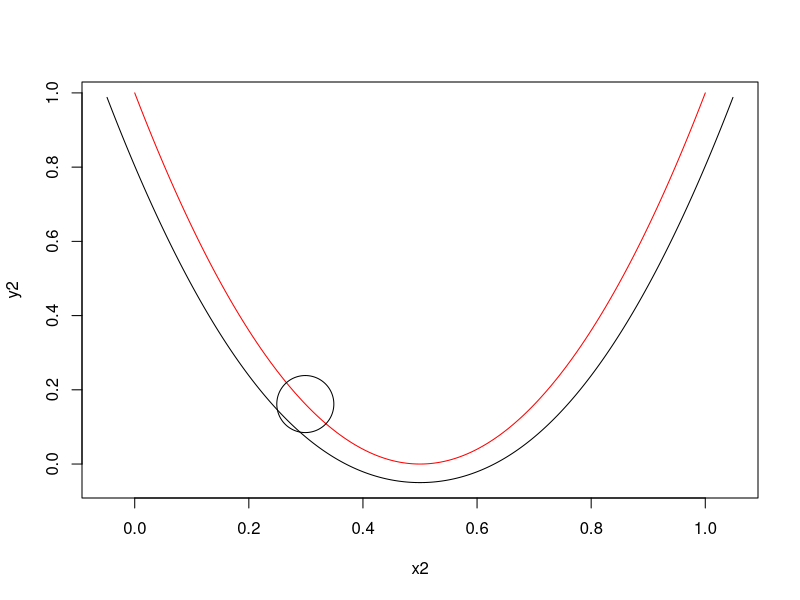
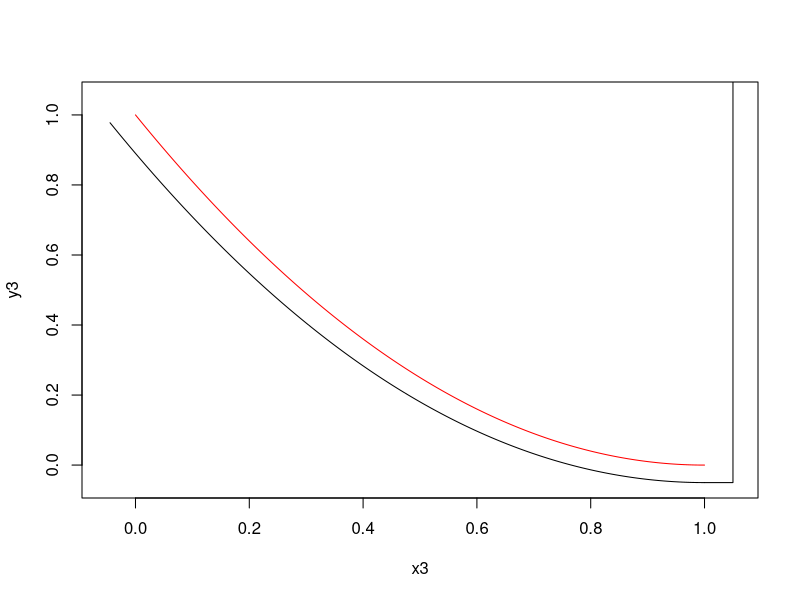

These figures' R source, in order:
a=4
mu=0.5

x=seq(from=0, to=1, by=0.001)
y=a*(x-mu)^2
theta=atan(2*a*(x-mu))-pi/2

x2=x+0.05*cos(theta)
y2=a*(x-mu)^2+0.05*sin(theta)

library(plotrix)

plot(x2,y2,type="l")
lines(x,y,col="red")

draw.circle(x[300], y[300], 0.05)

b=1
z=b*(x-1)^2
tz=atan(2*b*(x-1))-pi/2

x3=x+0.05*cos(tz)
y3=b*(x-1)^2+0.05*sin(tz)

plot(x3,y3,type="l",xlim=c(-0.05,1.05),ylim=c(-0.05,1.05))
lines(c(1,1.05,1.05),c(-0.05,-0.05,1e5))
lines(x,z,col="red")



